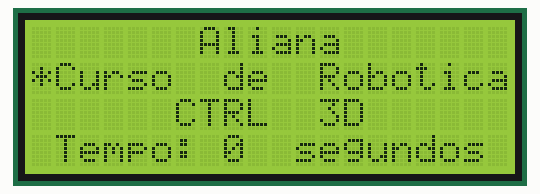
This sketch was run on a simulated Arduino Uno, built with avr-gcc and run on an emulated ATmega328P. On the bench: 20×4 character LCD.

Above: at 0.2 s.
At 4.1 s:
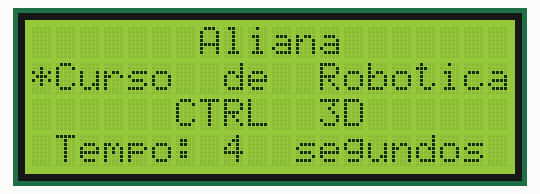
At 11.1 s:
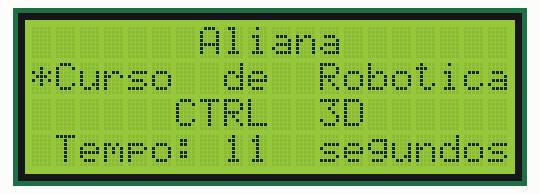
At 15.1 s:
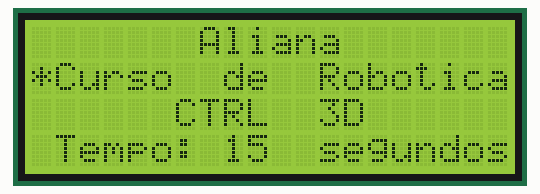
At 20.1 s:
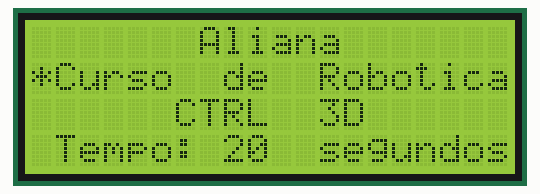
At 38.7 s:
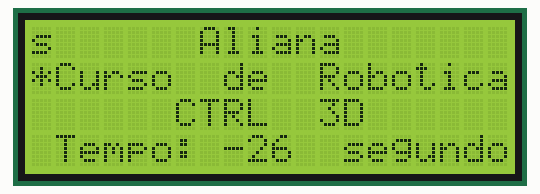

The sketch:

display2.ino
```cpp
// Blog Usinainfo
// Display LCD 20x4 com Adaptador I2C e Arduino;

// Carrega as bibliotecas necessárias
#include <Wire.h>;
#include <LiquidCrystal_I2C.h>;

// Define o endereço utilizado pelo Adaptador I2C
LiquidCrystal_I2C lcd(0x27,20,4);
void setup() {
//Inicializa o LCD e o backlight
lcd.init();
lcd.backlight();
}

void loop() {
  int tempo = millis ();
lcd.setCursor(7, 0);// (coluna, linha)
lcd.print("Aliana");
lcd.setCursor(0, 1);// lcd.setCursor aponta para onde começa a escrever
lcd.print("*Curso  de  Robotica");
lcd.setCursor(6, 2);
lcd.print("CTRL  3D");
lcd.setCursor(1, 3);
lcd.print("Tempo: ");
lcd.print(tempo/1000);
lcd.print("  segundos");
}
```

Measured:
- what the display in image 1 shows lasts 1.0 s, from 4.1 s to 5.1 s
